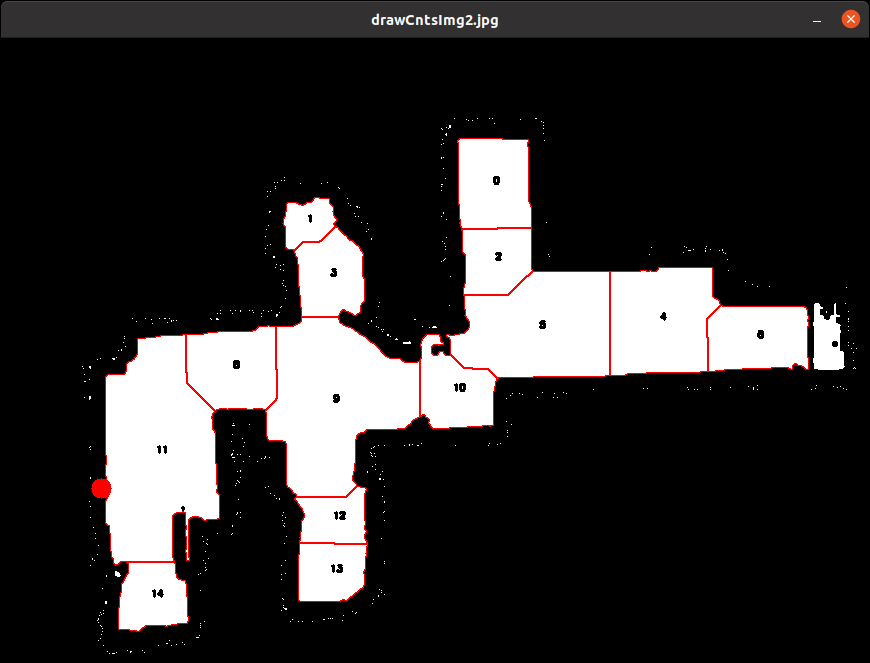
#> input picture src/path_creator/img/img_1.png, 870 x 663 px
$ python -i Conturs.py   (imports and definitions only)   (older library calls are emulated)
#> lines starting #> are read from the running program, lines starting #| are printed output that depends on the picture; after the words box and inside, x2 and y2 are one past the last pixel; in counts of white or black regions, pixels touching at a corner belong together
import cv2
import numpy as np

from skimage.morphology import watershed
from skimage.feature import peak_local_max
from skimage import morphology
# from scipy import ndimage
from skimage.measure import regionprops


class Contur:
    def __init__(self, contur, corrected_contur, id, labels):
        self.contur = contur
        self.corrected_contur = corrected_contur
        self.id = id
        self.labels = labels
        self.children = []
        self.parent = None
        self.is_processed = False

class Conturs:
    def __init__(self, image):
        self.conturs = []
        self.image = image
        self.labels = []

    # [74 lines left out: functions intersect2D, merge, get_contur_by_coord, get_intersections, not called in this run]

    # [23 lines of commented-out code are left out]

    def set_unvisited(self):
        for c in self.conturs:
            c.is_processed = False

    # [70 lines left out: functions show, find_loop, get_contur_in_order, not called in this run]

    def get_conturs(self, skip_area_less_than = 10):
        distance = cv2.distanceTransform(self.image, cv2.DIST_C, 5)
        local_maxi = peak_local_max(distance, indices=False, footprint=np.ones((60, 60)), labels=self.image)
        markers = morphology.label(local_maxi)
        self.labels = watershed(-distance, markers, mask=self.image)
        # props = regionprops(labels_ws)
        i=0
        for label in np.unique(self.labels):
            if label == 0:
                continue

            mask = np.zeros(self.image.shape, dtype="uint8")
            mask[self.labels == label] = 255
            cnt, hierarchy = cv2.findContours(mask.copy(), cv2.RETR_LIST, cv2.CHAIN_APPROX_SIMPLE)

            contours=[]
            corrected_conturs=[]
            for idx, val in enumerate(cnt):
                area = cv2.contourArea(val)
                if area>skip_area_less_than:
                    contours.append(val)
                    for idx1, val1 in enumerate(val):
                        for idx2, val2 in enumerate(val1):
                            corrected_conturs.append((cnt[idx][idx1][idx2][0],cnt[idx][idx1][idx2][1]))

            if len(contours)>0:
                self.conturs.append(Contur(contours,corrected_conturs, str(i),[label])) #self.labels[label]
                i+=1
        return self.conturs

>>> import cv2
>>> picture = cv2.imread('../img/img_1.png', cv2.IMREAD_GRAYSCALE)
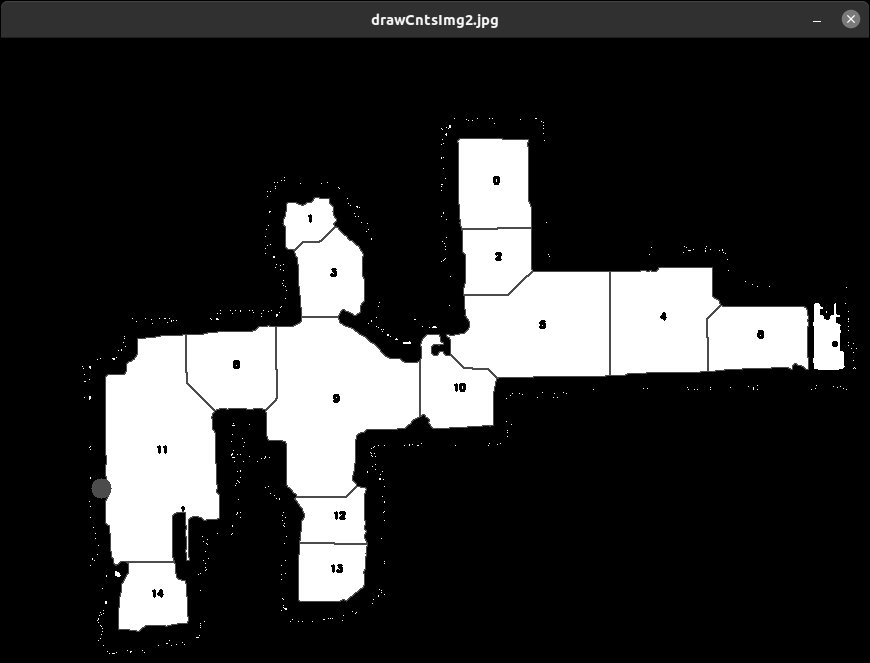
#> picture: shape (663, 870); min 0, max 255, mean 50.9
>>> result = Conturs(picture).get_conturs()
#> in get_conturs, `distance = cv2.distanceTransform(self.image, cv2.DIST_C, 5)`:
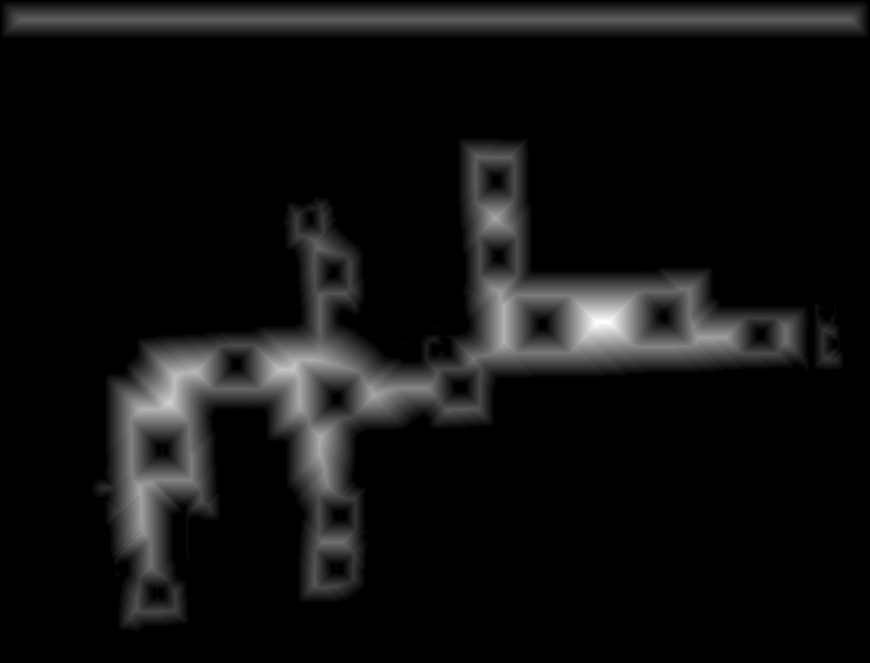
#> distance: shape (663, 870) float32; min 0, max 51, mean 3.2; drawn with min black and max white
#> in get_conturs, `local_maxi = peak_local_max(distance, indices=False, footprint=np.ones..`:
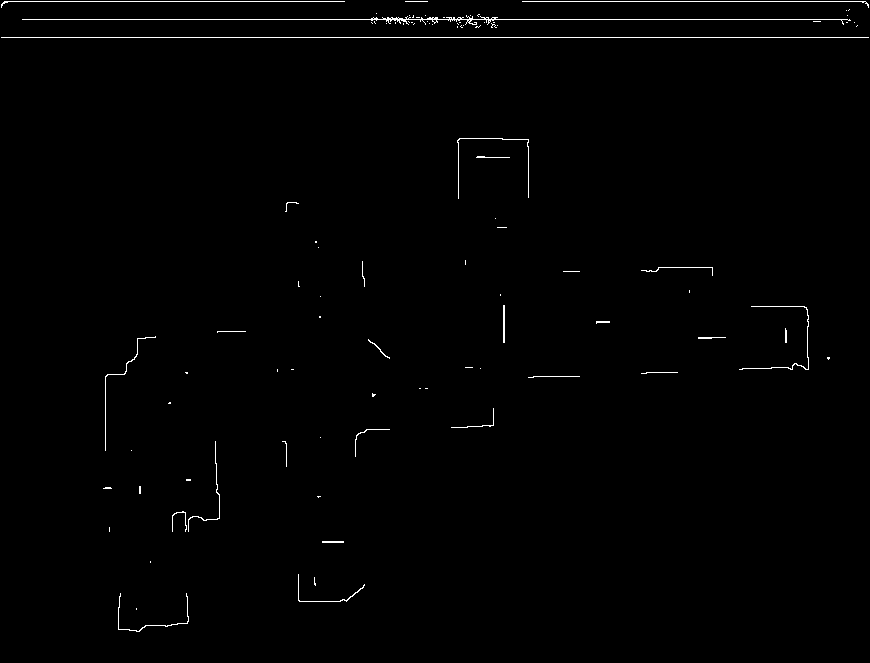
#> local_maxi: shape (663, 870) bool; 0.81% white in thin lines or dots
#> in get_conturs, `markers = morphology.label(local_maxi)`:
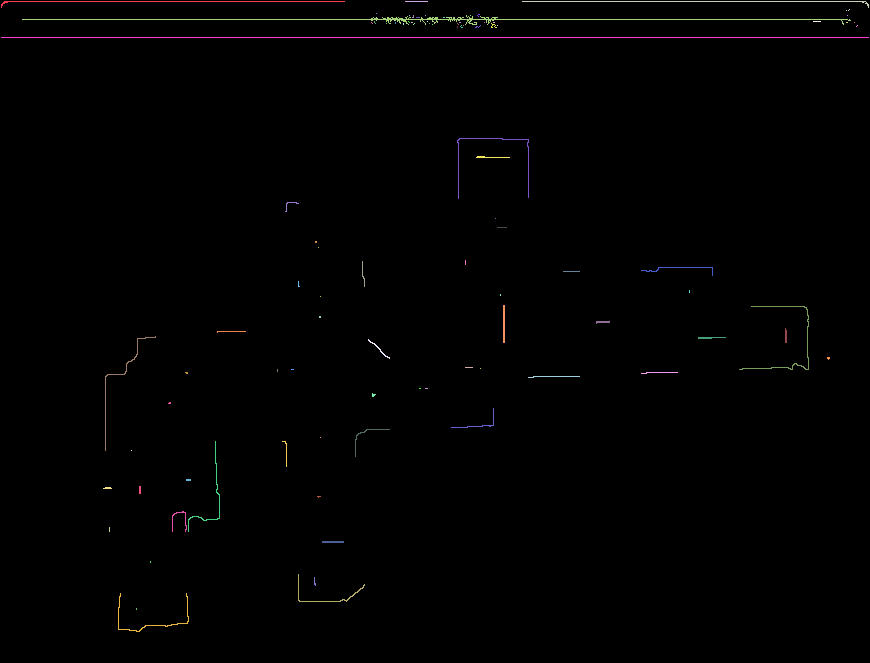
#> markers: shape (663, 870) int32; 96 distinct labels, from 0 to 95; one colour per label, 0 black
#> in get_conturs, `self.labels = watershed(-distance, markers, mask=self.image)`:
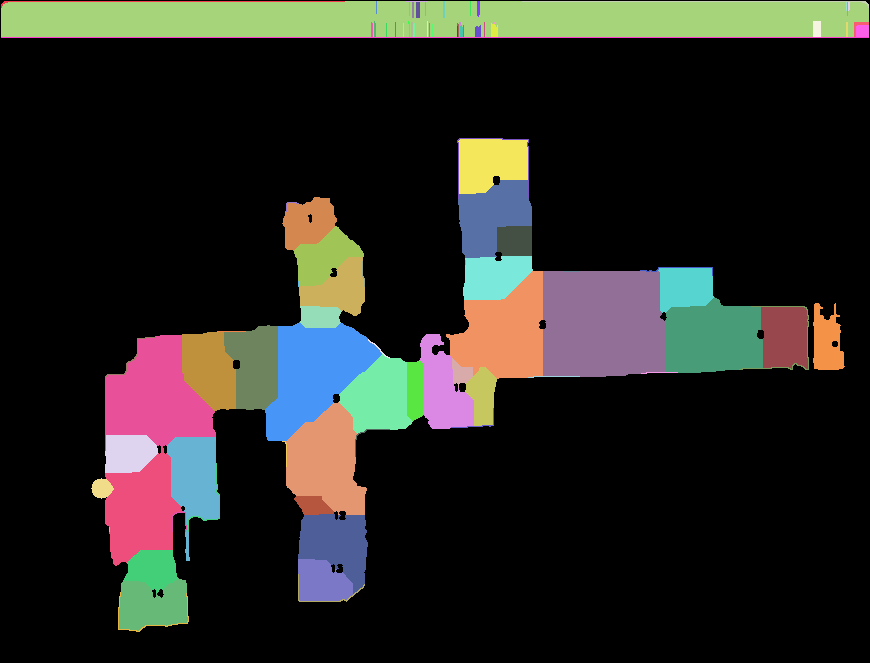
#> self.labels: shape (663, 870) int32; 96 distinct labels, from 0 to 95; one colour per label, 0 black
#> the loop in get_conturs, `for label in np.unique(self.labels):` made 96 passes
#> after the loop in get_conturs, `for label in np.unique(self.labels):`:
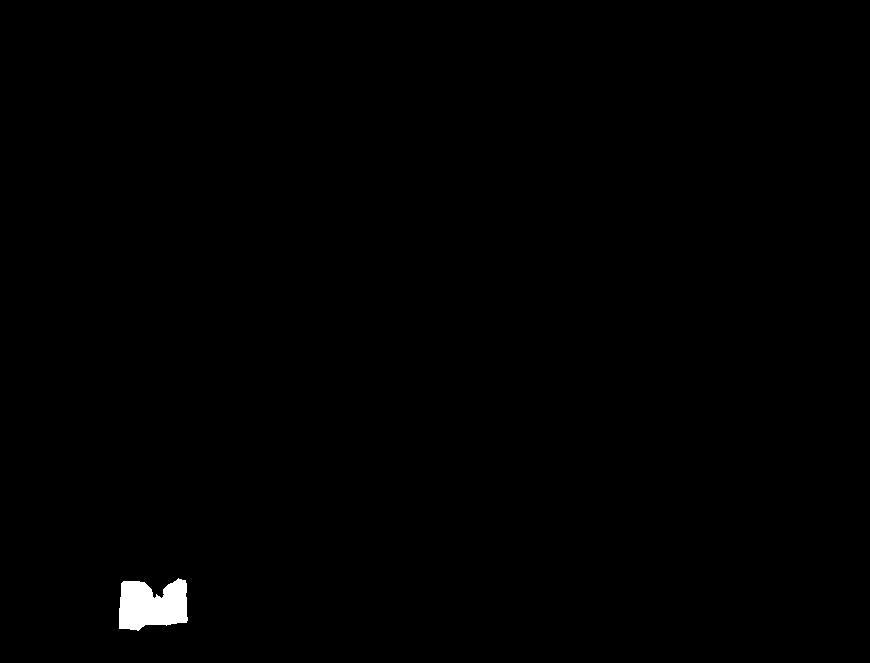
#> mask: shape (663, 870); 0.48% white; 1 white region, box (x1, y1, x2, y2) and area: (119, 578, 188, 631) 2793
#> after the loop in get_conturs, `for label in np.unique(self.labels):`: i = 55; self.conturs = 55 items
#> result = 55 items
